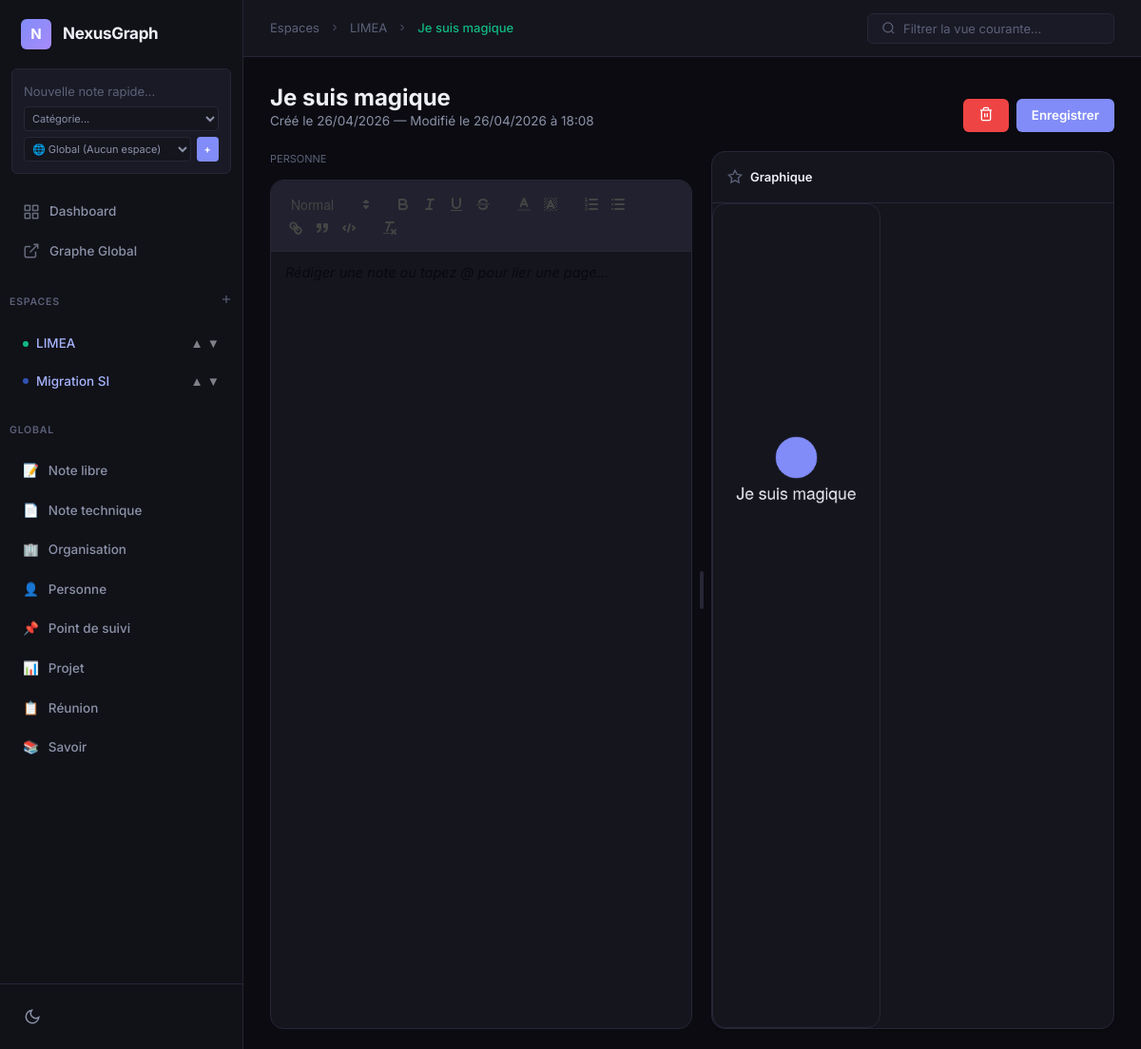
The page /page/6 on the database its author committed.
### app/models/space.py (models this page shows)
class Space(BaseModel):
    name = CharField(unique=True, max_length=100)
    description = TextField(null=True)
    color = CharField(max_length=20, default='#10b981')
    order_index = IntegerField(default=0)
    created_at = DateTimeField(default=datetime.datetime.now)
    deleted_at = DateTimeField(null=True)
    class Meta:
        table_name = 'spaces'

### app/models/category.py (models this page shows)
class Category(BaseModel):
    name = CharField(unique=True, max_length=50)
    icon = CharField(max_length=10, default='📄')
    color = CharField(max_length=20, default='#6366f1')
    graph_shape = CharField(max_length=20, default='ellipse')
    is_visible_on_graph = BooleanField(default=True)
    created_at = DateTimeField(default=datetime.datetime.now)
    class Meta:
        table_name = 'categories'

### app/models/page.py (models this page shows)
class Page(BaseModel):
    title = CharField(max_length=255)
    content = TextField(null=True)  # Contenu HTML de Quill
    raw_text = TextField(null=True) # Texte brut pour la recherche FTS
    category = ForeignKeyField(Category, backref='pages', on_delete='RESTRICT')
    space = ForeignKeyField(Space, backref='pages', null=True, on_delete='CASCADE')
    created_at = DateTimeField(default=datetime.datetime.now)
    updated_at = DateTimeField(default=datetime.datetime.now)
    deleted_at = DateTimeField(null=True)
    class Meta:
        table_name = 'pages'

### app/routes/views_bp.py (the view)
@views_bp.route('/page/<int:page_id>', methods=['GET'])
def view_page(page_id):
    page = Page.get_or_none((Page.id == page_id) & Page.deleted_at.is_null())
    if not page:
        return "Page introuvable", 404
    return render_template('page.html', page=page)

### app/routes/views_bp.py (called while the page is built)
@views_bp.context_processor
def inject_sidebar_data():
    spaces = Space.select().where(Space.deleted_at.is_null()).order_by(Space.order_index, Space.name)
    categories = Category.select().order_by(Category.name)
    return dict(spaces=spaces, categories=categories)

### app/templates/page.html (shortened to what this page needs)
{% extends "base.html" %}
{% block extra_css %}
<link href="{{ url_for('static', filename='css/quill.snow.css') }}" rel="stylesheet">
{% endblock %}
{% block breadcrumb %}
    <a href="{{ url_for('views.index') }}" style="color: var(--text-tertiary);">Espaces</a>
    <svg viewBox="0 0 24 24" fill="none" stroke="currentColor" stroke-width="2" style="width: 12px; margin: 0 4px;"><polyline points="9 18 15 12 9 6"></polyline></svg>
    {% if page.space %}
        <a href="/space/{{ page.space.id }}" style="color: var(--text-tertiary);">{{ page.space.name }}</a>
    {% else %}
        <a href="/category/{{ page.category.id }}" style="color: var(--text-tertiary);">Global ({{ page.category.name }})</a>
    {% endif %}
    <svg viewBox="0 0 24 24" fill="none" stroke="currentColor" stroke-width="2" style="width: 12px; margin: 0 4px;"><polyline points="9 18 15 12 9 6"></polyline></svg>
    <span style="color: {{ page.space.color if page.space else 'var(--text-primary)' }}">{{ page.title }}</span>
{% endblock %}
{% block content %}
<div style="display: flex; justify-content: space-between; align-items: flex-end; margin-bottom: 20px;">
    <div style="flex: 1;">
        <input type="text" id="page-title" value="{{ page.title }}" style="font-size: 24px; font-weight: 700; width: 100%; border: none; background: transparent; color: var(--text-primary); outline: none;" placeholder="Titre de la page...">
        <div class="page-subtitle" style="margin-bottom: 0;">Créé le {{ page.created_at.strftime('%d/%m/%Y') }} — <span id="last-updated">Modifié le {{ page.updated_at.strftime('%d/%m/%Y à %H:%M') }}</span></div>
    </div>
    <div style="display: flex; gap: 10px;">
        <div style="display: flex; gap: 8px;">
            <form action="/page/{{ page.id }}/delete" method="POST" onsubmit="return confirm('Placer cette note dans la corbeille pour 30 jours ?');" style="margin: 0;">
                <button type="submit" style="padding: 8px 16px; background: #ef4444; color: white; border-radius: var(--radius-sm); font-weight: 600; border: none; cursor: pointer;" title="Supprimer la note">
                </button>
            </form>
            <button id="save-btn" style="padding: 8px 16px; background: var(--accent); color: white; border-radius: var(--radius-sm); font-weight: 600;">Enregistrer</button>
        </div>
    </div>
</div>
<div class="dual-view">
    <div class="left-panel">
        <div style="font-size: 11px; color: var(--text-tertiary); text-transform: uppercase; margin-bottom: -4px;">{{ page.category.name }}</div>
        <div class="editor-container">
            <div id="editor-wrapper">
                <div id="editor">
                </div>
            </div>
        </div>
    </div>
    <div class="resizer" id="dragMe"></div>
    <div class="right-panel">
        <div class="card" style="height: 100%; display: flex; flex-direction: column; padding: 0;">
            <div style="padding: 16px; border-bottom: 1px solid var(--border); display: flex; align-items: center; gap: 8px; font-size: 13px; font-weight: 600; color: var(--text-primary);">
                <svg viewBox="0 0 24 24" fill="none" stroke="currentColor" stroke-width="2" style="width: 16px; color: var(--text-tertiary);"><polygon points="12 2 15.09 8.26 22 9.27 17 14.14 18.18 21.02 12 17.77 5.82 21.02 7 14.14 2 9.27 8.91 8.26 12 2"></polygon></svg>
                Graphique
            </div>
            <div class="graph-panel">
                <div id="cy"></div>
            </div>
        </div>
    </div>
</div>
{% endblock %}

### app/templates/base.html (shortened to what this page needs)
<!DOCTYPE html>
<html lang="fr" data-theme="dark">
<head>
    <link rel="stylesheet" href="{{ url_for('static', filename='css/fonts.css') }}">
    <link rel="stylesheet" href="{{ url_for('static', filename='css/nexus.css') }}">
    {% block extra_css %}{% endblock %}
</head>
<body>
    <div class="app">
        <aside class="sidebar">
            <div class="sidebar-header">
                <div class="sidebar-logo">N</div>
                <div class="sidebar-title">NexusGraph</div>
            </div>
            <div class="quick-capture">
                <form action="/page/quick_capture" method="POST">
                    <input type="text" name="title" class="quick-capture-input" placeholder="Nouvelle note rapide..." required autocomplete="off">
                    <div class="quick-capture-controls" style="flex-wrap: wrap;">
                        <select name="category_id" class="quick-capture-select" required>
                            <option value="" disabled selected>Catégorie...</option>
                        </select>
                        <select name="space_id" class="quick-capture-select" required>
                            <option value="">🌐 Global (Aucun espace)</option>
                        </select>
                        <button type="submit" class="quick-capture-btn">+</button>
                    </div>
                </form>
            </div>
            <div class="sidebar-scroll">
                <nav class="sidebar-nav">
                    <a href="{{ url_for('views.index') }}" class="nav-item {% if request.endpoint == 'views.index' %}active{% endif %}">
                        <svg viewBox="0 0 24 24" fill="none" stroke="currentColor" stroke-width="2" stroke-linecap="round" stroke-linejoin="round"><rect x="3" y="3" width="7" height="7"></rect><rect x="14" y="3" width="7" height="7"></rect><rect x="14" y="14" width="7" height="7"></rect><rect x="3" y="14" width="7" height="7"></rect></svg>
                        Dashboard
                    </a>
                    <a href="/graph" class="nav-item {% if request.endpoint == 'views.graph' %}active{% endif %}">
                        <svg viewBox="0 0 24 24" fill="none" stroke="currentColor" stroke-width="2"><path d="M18 13v6a2 2 0 0 1-2 2H5a2 2 0 0 1-2-2V8a2 2 0 0 1 2-2h6"></path><polyline points="15 3 21 3 21 9"></polyline><line x1="10" y1="14" x2="21" y2="3"></line></svg>
                        Graphe Global
                    </a>
                </nav>
                <div class="nav-section-label" style="display: flex; justify-content: space-between; align-items: center;">
                    Espaces
                    <a href="/space/new" title="Créer un espace" style="color: var(--text-tertiary); cursor: pointer;">
                        <svg viewBox="0 0 24 24" fill="none" stroke="currentColor" stroke-width="2" style="width: 14px; height: 14px;"><line x1="12" y1="5" x2="12" y2="19"></line><line x1="5" y1="12" x2="19" y2="12"></line></svg>
                    </a>
                </div>
                <nav class="sidebar-nav">
                    {% if spaces %}
                    <ul class="nav-menu">
                        {% for s in spaces %}
                            <li class="nav-item">
                                <a href="/space/{{ s.id }}" class="nav-link" style="display: flex; align-items: center; justify-content: space-between; width: 100%;">
                                    <div style="display: flex; align-items: center; gap: 8px;">
                                        <span class="tag-dot" style="background: {{ s.color }}"></span>
                                        <span>{{ s.name }}</span>
                                    </div>
                                    <div style="display: flex; gap: 4px; font-size: 10px; opacity: 0.5;">
                                        <form method="POST" action="/space/{{ s.id }}/move_up" style="margin:0;"><button type="submit" style="background:none;border:none;cursor:pointer;color:var(--text-primary);padding:0;" title="Monter">▲</button></form>
                                        <form method="POST" action="/space/{{ s.id }}/move_down" style="margin:0;"><button type="submit" style="background:none;border:none;cursor:pointer;color:var(--text-primary);padding:0;" title="Descendre">▼</button></form>
                                    </div>
                                </a>
                            </li>
                        {% endfor %}
                    </ul>
                    {% else %}
                        <div style="padding: 0 12px; font-size: 12px; color: var(--text-tertiary);">Aucun espace.</div>
                    {% endif %}
                </nav>
                <div class="nav-section-label">Global</div>
                <nav class="sidebar-nav">
                    {% if categories %}
                        {% for c in categories %}
                        <a href="/category/{{ c.id }}" class="nav-item">
                            <span>{{ c.icon }}</span>
                            {{ c.name }}
                        </a>
                        {% endfor %}
                    {% endif %}
                </nav>
            </div>
            <div class="sidebar-footer">
                <button class="theme-toggle" id="theme-btn" title="Changer de thème">
                    <svg viewBox="0 0 24 24" fill="none" stroke="currentColor" stroke-width="2"><path d="M21 12.79A9 9 0 1 1 11.21 3 7 7 0 0 0 21 12.79z"></path></svg>
                </button>
            </div>
        </aside>
        <main class="main">
            <div class="topbar">
                <div class="topbar-left">
                    <div class="breadcrumb">
                        {% block breadcrumb %}{% endblock %}
                    </div>
                </div>
                <div class="topbar-right">
                    <div class="search-box">
                        <svg viewBox="0 0 24 24" fill="none" stroke="currentColor" stroke-width="2"><circle cx="11" cy="11" r="8"></circle><line x1="21" y1="21" x2="16.65" y2="16.65"></line></svg>
                        <input type="text" id="global-search" placeholder="Filtrer la vue courante...">
                    </div>
                </div>
            </div>
            <div class="page-content" id="app-content">
                {% block content %}{% endblock %}
            </div>
        </main>
    </div>
</body>
</html>

### app/static/css/quill.snow.css (style rules this page uses)
.ql-container { box-sizing:border-box;font-family:Helvetica,Arial,sans-serif;font-size:13px;height:100%;margin:0;position:relative }
.ql-snow { box-sizing:border-box }
.ql-toolbar.ql-snow + .ql-container.ql-snow { border-top:0 }
.ql-container.ql-snow { border:1px solid #ccc }

### app/templates/page.html (style rules this page uses)
.dual-view { display: flex; height: calc(100vh - 180px); width: 100%; }
.left-panel { display: flex; flex-direction: column; gap: 16px; min-width: 300px; width: 50%; }
.resizer { width: 12px; cursor: col-resize; margin: 0 4px; border-radius: 4px; background-color: transparent; transition: background-color 0.2s; display: flex; align-items: center; justify-content: center; }
.resizer::after { content: ''; height: 40px; width: 4px; background-color: var(--border); border-radius: 4px; transition: background-color 0.2s; }
.right-panel { display: flex; flex-direction: column; gap: 16px; min-width: 300px; flex: 1; }
.editor-container { flex: 1; background: var(--bg-surface); border: 1px solid var(--border); border-radius: var(--radius-lg); display: flex; flex-direction: column; overflow: hidden; }
#editor-wrapper { flex: 1; overflow-y: auto; }
.ql-container.ql-snow { border: none; font-family: var(--font); font-size: 14.5px; color: var(--text-primary); }
.graph-panel { flex: 1; background: var(--bg-surface); border: 1px solid var(--border); border-radius: var(--radius-lg); overflow: hidden; position: relative; }
#cy { width: 100%; height: 100%; }

### rows shown on the page
Space: name "LIMEA", space.name "LIMEA"
Space: name "Migration SI"
Category: icon "📝", name "Note libre"
Category: icon "📄", name "Note technique"
Category: icon "🏢", name "Organisation"
Category: icon "👤", name "Personne", category.name "PERSONNE"
Category: icon "📌", name "Point de suivi"
Category: icon "📊", name "Projet"
Category: icon "📋", name "Réunion"
Category: icon "📚", name "Savoir"
Page: title "Je suis magique", created_at "26/04/2026", updated_at "26/04/2026 à 18:08"
